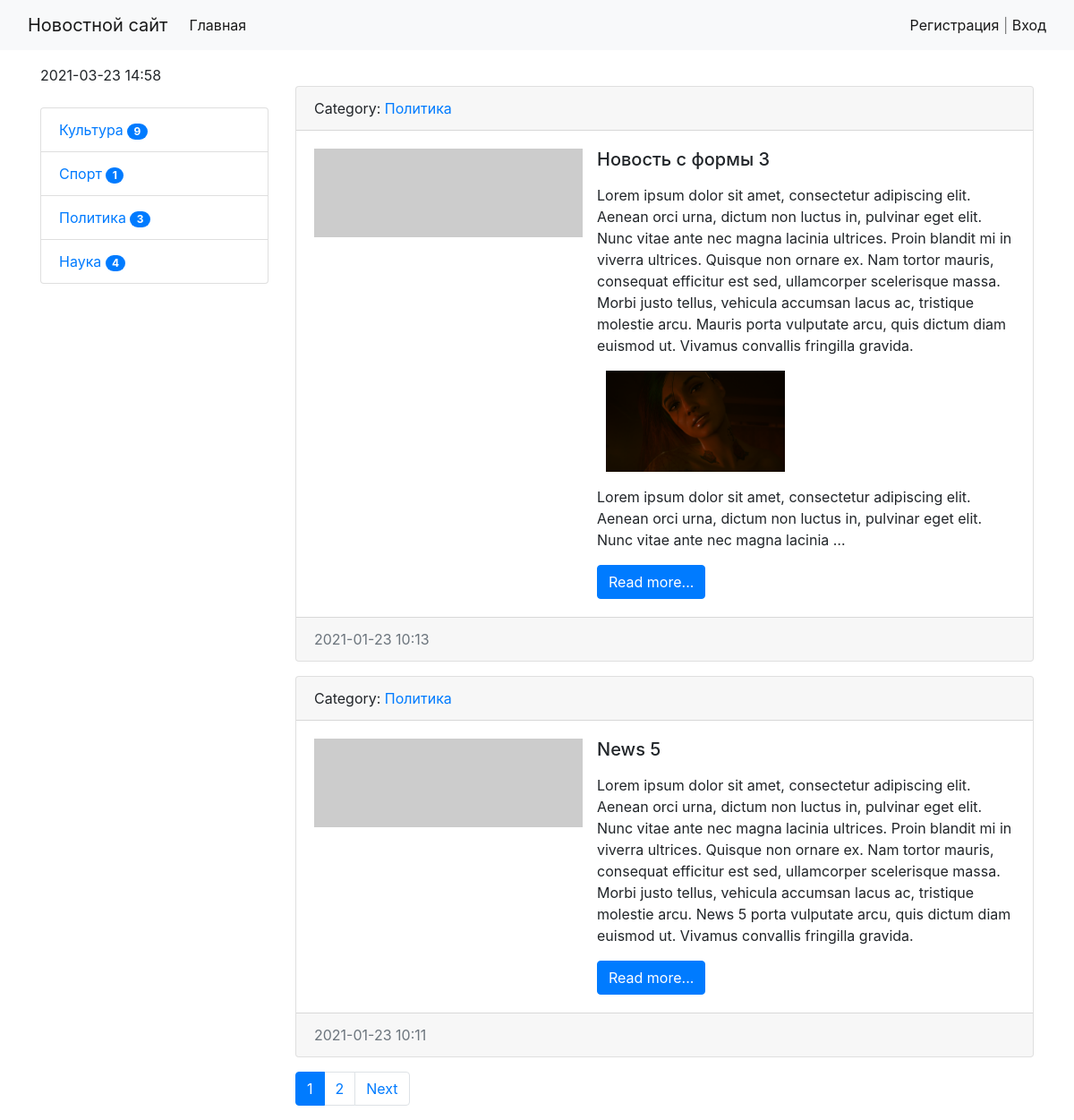
Screenshot of /category/3/ with the database file from the repository.
### news/models.py (models this page shows, shortened)
class Category(models.Model):
    title = models.CharField(max_length=120, db_index=True, verbose_name="Наименование категории")
    def get_absolute_url(self):
        return reverse('category', kwargs={'category_id': self.pk})
    def __str__(self):
        return self.title
    class Meta:
        verbose_name = "Категория"
        verbose_name_plural = "Категории"
        ordering = ['title']

class News(models.Model):
    title = models.CharField(max_length=150, verbose_name="Наименование")
    content = models.TextField(blank=True, verbose_name="Контент")
    created_at = models.DateTimeField(auto_now_add=True, verbose_name="Опубликовано")
    updated_at = models.DateTimeField(auto_now=True, verbose_name="Обновлено")
    photo = models.ImageField(upload_to='photos/%Y/%m/%d/', verbose_name="Фото", blank=True)
    is_published = models.BooleanField(default=True, verbose_name="Доступно для публикации")
    category = models.ForeignKey('Category', on_delete=models.PROTECT, null=True, verbose_name="Категория")
    views = models.IntegerField(default=0)
    def get_absolute_url(self):
        return reverse('view_news', kwargs={'pk': self.pk})
    class Meta:
        verbose_name = "Новость"
        verbose_name_plural = "Новости"
        ordering = ['-created_at', 'title']

### news/views.py (the view)
class NewsByCategory(MyMixin, ListView):
    model = News
    template_name = 'news/index.html'
    context_object_name = 'news'
    allow_empty = False
    paginate_by = 2
    def get_context_data(self, *, object_list=None, **kwargs):
        context = super().get_context_data(**kwargs)
        context['title'] = self.get_upper(
            Category.objects.get(pk=self.kwargs['category_id']))
        return context
    def get_queryset(self):
        return News.objects.filter(category_id=self.kwargs['category_id'], is_published=True).select_related('category')

### news/templatetags/news_tags.py (called while the page is built)
@register.inclusion_tag('news/list_categories.html')
def show_categories():
    categories = Category.objects.annotate(
        cnt=Count('news', filter=F('news__is_published'))).filter(cnt__gt=0)
    return {'categories': categories}

### news/utils.py (called while the page is built)
    def get_upper(self, s):
        if isinstance(s, str):
            return s.upper()
        else:
            return s.title.upper()

### templates/news/index.html (shortened to what this page needs)
{% extends 'baseNews.html' %}
{% block sidebar %}
{% include 'inc/sidebar.html' %}
{% endblock %}
{% block content %}
{% for item in news %}
<div class="card mb-3">
    <div class="card-header">
        Category: <a href="{{ item.category.get_absolute_url }}">{{ item.category }}</a>
    </div>
    <div class="card-body">
        <div class="media">
            {% if item.photo %}
            <img src="{{ item.photo.url }}" alt="" width="350" class="mr-3">
            {% else %}
            <img src="https://picsum.photos/id/1060/350/235/?blur=2" alt="" width="300" class="mr-3">
            {% endif %}
            <div class="media-body">
                <h5 class="card-title">{{ item.title }}</h5>
                <p class="card-text">{{ item.content|safe|linebreaks|truncatewords:100 }}</p>
                <a href="{{ item.get_absolute_url }}" class="btn btn-primary">Read more...</a>
            </div>
        </div>
    </div>
    <div class="card-footer text-muted">
        {{ item.created_at|date:"Y-m-d H:i" }}
    </div>
</div>
{% endfor %}
{% endblock %}

### templates/news/list_categories.html
<div class="list-group">
    {% for item in categories %}
        <a href="{{ item.get_absolute_url }}" class="list-group-item"
           aria-current="true">
            {{ item.title }}
         <span class="badge badge-primary badge-pill">{{ item.cnt }}</span>
        </a>
    {% endfor %}
</div>

### news/static/news/test.css (style rules this page uses)
body { background-color: #ffffff; }

### rows the page displays
Category: title "Культура", cnt "9"
Category: title "Спорт", cnt "1"
Category: title "Политика", cnt "3"
Category: title "Наука", cnt "4"
News: category "Политика", title "Новость с формы 3", content "Lorem ipsum dolor sit amet, consectetur adipiscing elit. Aenean orci urna, dictum non luctus in, pulvinar eget elit. Nunc vitae ante nec magna lacinia ultrices. Proin blandit mi in viverra ultrices. Quisque non ornare ex. Nam tortor mauris, consequat efficitur est sed, ullamcorper scelerisque massa. Morbi justo tellus, vehicula accumsan lacus ac, tristique molestie arcu. Mauris porta vulputate arcu, quis dictum diam euismod ut. Vivamus convallis fringilla gravida. Lorem ipsum dolor sit amet, consectetur adipiscing elit. Aenean orci urna, dictum non luctus in, pulvinar eget elit. Nunc vitae ante nec magna lacinia …", content (picture), created_at "2021-01-23 10:13"
News: category "Политика", title "News 5", content "Lorem ipsum dolor sit amet, consectetur adipiscing elit. Aenean orci urna, dictum non luctus in, pulvinar eget elit. Nunc vitae ante nec magna lacinia ultrices. Proin blandit mi in viverra ultrices. Quisque non ornare ex. Nam tortor mauris, consequat efficitur est sed, ullamcorper scelerisque massa. Morbi justo tellus, vehicula accumsan lacus ac, tristique molestie arcu. News 5 porta vulputate arcu, quis dictum diam euismod ut. Vivamus convallis fringilla gravida.", created_at "2021-01-23 10:11"

### other values shown
{{ p }} "1"
{{ p }} "2"
